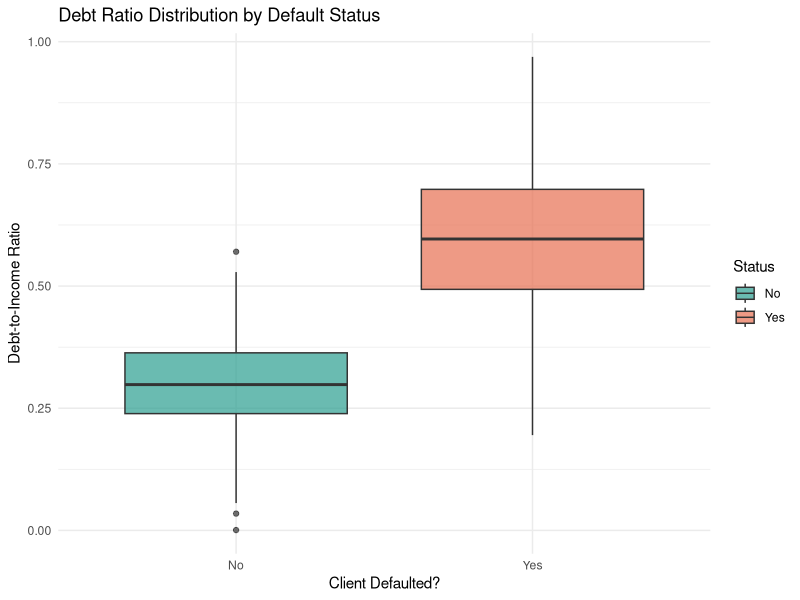

This chart was generated by the following R code:
## ---- chunk 1
#| echo: true
#| warning: false
#| message: false

# 1. Charger les packages nécessaires
library(ggplot2)
library(dplyr)

# 2. Simulation d'un jeu de données de risques (remplace par tes vraies données !)
set.seed(42)
data_risk <- data.frame(
  Debt_Ratio = c(rnorm(200, mean = 0.3, sd = 0.1), rnorm(100, mean = 0.6, sd = 0.15)),
  Default = as.factor(c(rep("No", 200), rep("Yes", 100)))
)

# 3. Génération d'un graphique pro avec ggplot2
ggplot(data_risk, aes(x = Default, y = Debt_Ratio, fill = Default)) +
  geom_boxplot(alpha = 0.7) +
  scale_fill_manual(values = c("#2A9D8F", "#E76F51")) +
  theme_minimal() +
  labs(
    title = "Debt Ratio Distribution by Default Status",
    x = "Client Defaulted?",
    y = "Debt-to-Income Ratio",
    fill = "Status"
  )
## ---- chunk 2
#| echo: true

# Ajustement du modèle logistique
model <- glm(Default ~ Debt_Ratio, data = data_risk, family = binomial)

# Affichage des coefficients du modèle
summary(model)$coefficients
